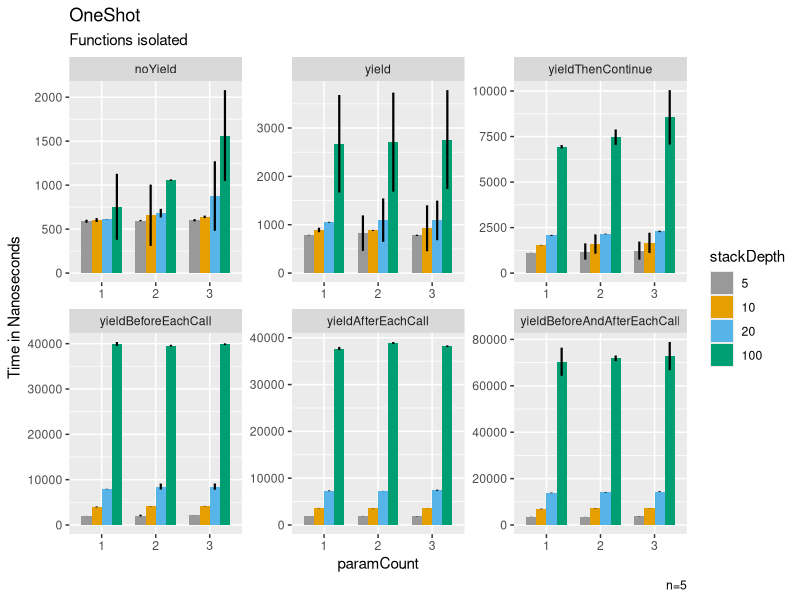
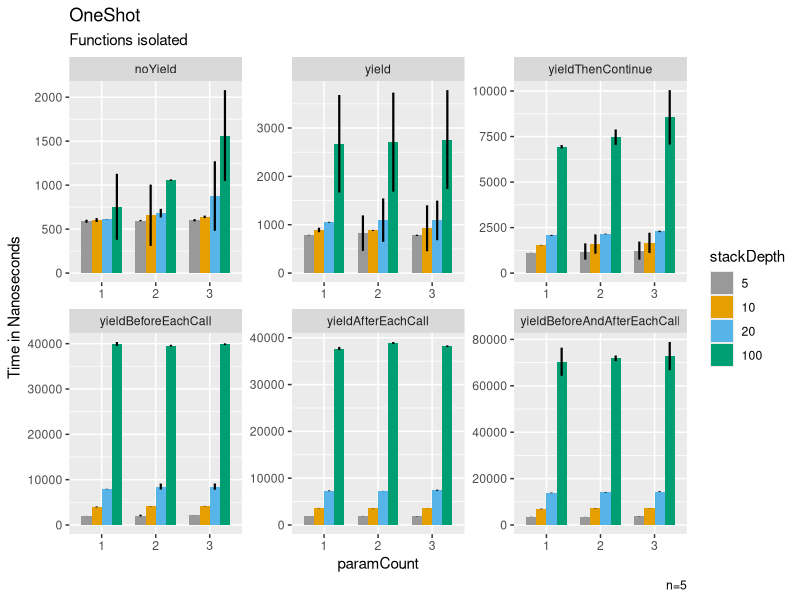

Reproduce these figures in R, in order.
library(ggplot2)
library(plyr)

setwd(dirname(rstudioapi::getActiveDocumentContext()$path))

cbp1 <- c("#999999", "#E69F00", "#56B4E9", "#009E73",
          "#F0E442", "#0072B2", "#D55E00", "#CC79A7")

data <- read.csv("./JMH/CSV/R-OneShot.csv")

data <- rename(data,c("Param..stackDepth"="stackDepth"))
data$stackDepth <- as.factor(data$stackDepth)

data$facet = factor(data$Benchmark, levels = c("noYield", "yield", "yieldThenContinue","yieldBeforeEachCall", "yieldAfterEachCall","yieldBeforeAndAfterEachCall"))

g <- ggplot(data, aes(y=Score,x=Param..paramCount,fill=stackDepth)) + 
  geom_bar(stat="identity", position = "dodge",width=0.75) + 
  scale_x_discrete(limits=c("1","2","3"))   +
  geom_errorbar(aes(ymin=Score-Score.Error..99.9.., ymax=Score+Score.Error..99.9..), width=0,size=0.75,
                position=position_dodge(0.75)) 



g <- g + facet_wrap(vars(facet), labeller = "label_value", scales = "free")

g <- g +
  labs(
    title = "OneShot",
    subtitle = "Functions isolated",
    x = "paramCount",
    y = "Time in Nanoseconds",
    caption = "n=5")+
  scale_fill_manual(values = cbp1)
  
print(g)

ggsave(plot=g,"./JMH/Plots/OneShot.png",width=8.17,height=6)
